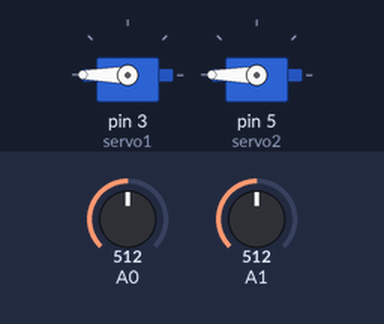
A sketch run on a simulated Arduino Uno, built with avr-gcc and run on an emulated ATmega328P. On the bench: 2 × servo. The test bench sets the inputs (shaded band); at power-on: A0 = 512, A1 = 512.

Above: at 1.2 s.
1.3 s: A0 set to 692
2.8 s: A0 set to 718
At 3.27 s:
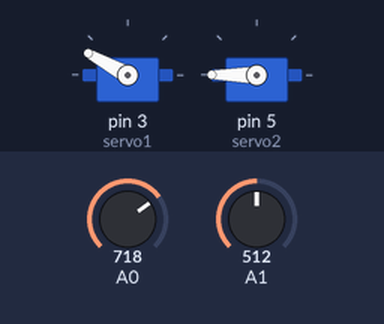
At 5.7 s:
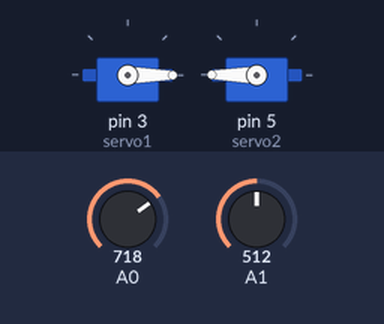
5.8 s: A1 set to 693
7.3 s: A1 set to 717
At 10.2 s:
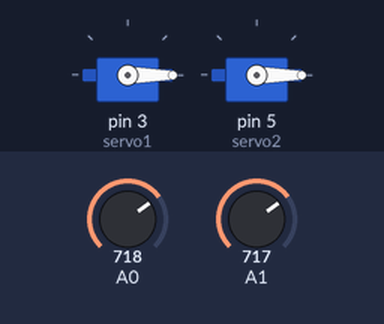
10.3 s: A0 set to 216
11.8 s: A0 set to 187
At 15.1 s:
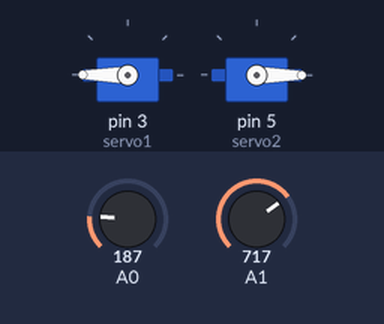
Timing chart, 0 to 15.8 s (numbered marks = the images above; inputs shaded):
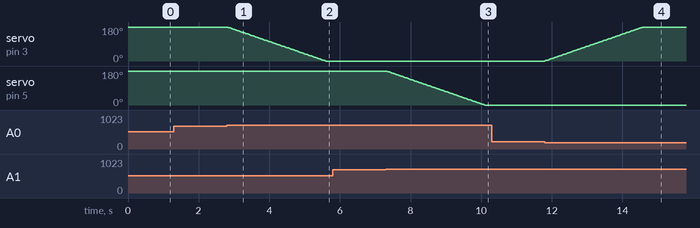

Measured:
- the behaviour switches between 700 and 701 on A0 (found by bisection; images 0 and 1)
- the behaviour switches between 700 and 701 on A1 (found by bisection; images 2 and 3)
- the behaviour switches between 200 and 199 on A0 (found by bisection; images 3 and 4)
- after the input at 1.3 s, every drawn part: stays the same
- after the input at 2.8 s, servo on pin 3 (servo1): moves from 180° to 0° over 2.8 s, starting at once
- after the input at 5.8 s, every drawn part: stays the same
- after the input at 7.3 s, servo on pin 5 (servo2): moves from 180° to 0° over 2.8 s, starting at once
- after the input at 10.3 s, every drawn part: stays the same
- after the input at 11.8 s, servo on pin 3 (servo1): moves from 0° to 180° over 2.8 s, starting at once

The sketch:

codigo_Grua.ino
```cpp
#include <Servo.h>
Servo servo1;
Servo servo2;
int eje1=180;
int eje2=180;
void setup(){
  servo1.attach(3);
  servo2.attach(5);
  servo1.write(180);
  servo2.write(180);
}
void loop(){
  if (analogRead(0)<200 && eje1<180){
    eje1++;
    servo1.write(eje1);
  }
  if (analogRead(0)>700 && eje1>0){
    eje1--;
    servo1.write(eje1);
  }
  if (analogRead(1)<200 && eje2<180){
    eje2++;
    servo2.write(eje2);
  }
  if (analogRead(1)>700 && eje2>0){
    eje2--;
    servo2.write(eje2);
  }
  delay(15);
}
```
